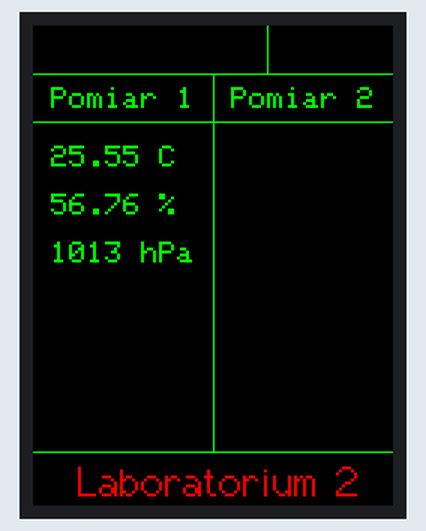
A program run on a simulated ESP32. Parts: 240×320 colour display. What the program prints to the serial monitor is not drawn.

Above: at 1.3 s.

The program:

main.cpp
```cpp
#include <Arduino.h>

// 30.07.2022
// dla nodemcu-32s
// współpraca z TFT ili9341
#include <SPI.h>
#include <TFT_eSPI.h>
TFT_eSPI tft = TFT_eSPI();
#define COLORT1 TFT_BLACK
#define COLORT2 TFT_GREEN
#define COLORT3 TFT_RED
// Invoke library, pins defined in User_Setup.h

void setup(void)
{
  Serial.begin(115200);
  delay(1000);
  tft.init();
  tft.setRotation(0);
  tft.fillScreen(COLORT1);
  tft.setTextSize(2);
  Serial.println();
  Serial.print("TFT Init OK");
}

void loop(void)
{
  tft.setTextColor(COLORT2);
  tft.drawLine(tft.width() * 0.65, 0, tft.width() * 0.65, tft.height() * 0.1, COLORT2);
  tft.drawLine(0, tft.height() * 0.1, tft.width(), tft.height() * 0.1, COLORT2);
  tft.drawLine(0, tft.height() * 0.2, tft.width(), tft.height() * 0.2, COLORT2);
  tft.drawLine(tft.width() / 2, tft.height() * 0.1, tft.width() / 2, tft.height() * 0.89, COLORT2);
  tft.drawLine(0, tft.height() * 0.89, tft.width(), tft.height() * 0.89, COLORT2);

  tft.setCursor(tft.width() * 0.05, tft.height() * 0.13, 1);
  tft.setTextColor(COLORT2);
  tft.print("Pomiar 1");

  tft.setCursor(tft.width() * 0.05, tft.height() * 0.25, 1);
  tft.setTextColor(COLORT2);
  tft.print("25.55 C");

  tft.setCursor(tft.width() * 0.05, tft.height() * 0.35, 1);
  tft.setTextColor(COLORT2);
  tft.print("56.76 %");

  tft.setCursor(tft.width() * 0.05, tft.height() * 0.45, 1);
  tft.setTextColor(COLORT2);
  tft.print("1013 hPa");

  tft.setCursor(tft.width() * 0.55, tft.height() * 0.13, 1);
  tft.setTextColor(COLORT2);
  tft.print("Pomiar 2");

  tft.setCursor(tft.width() * 0.125, tft.height() * 0.9, 2);
  tft.setTextColor(COLORT3);
  tft.print("Laboratorium 2");
}
```
